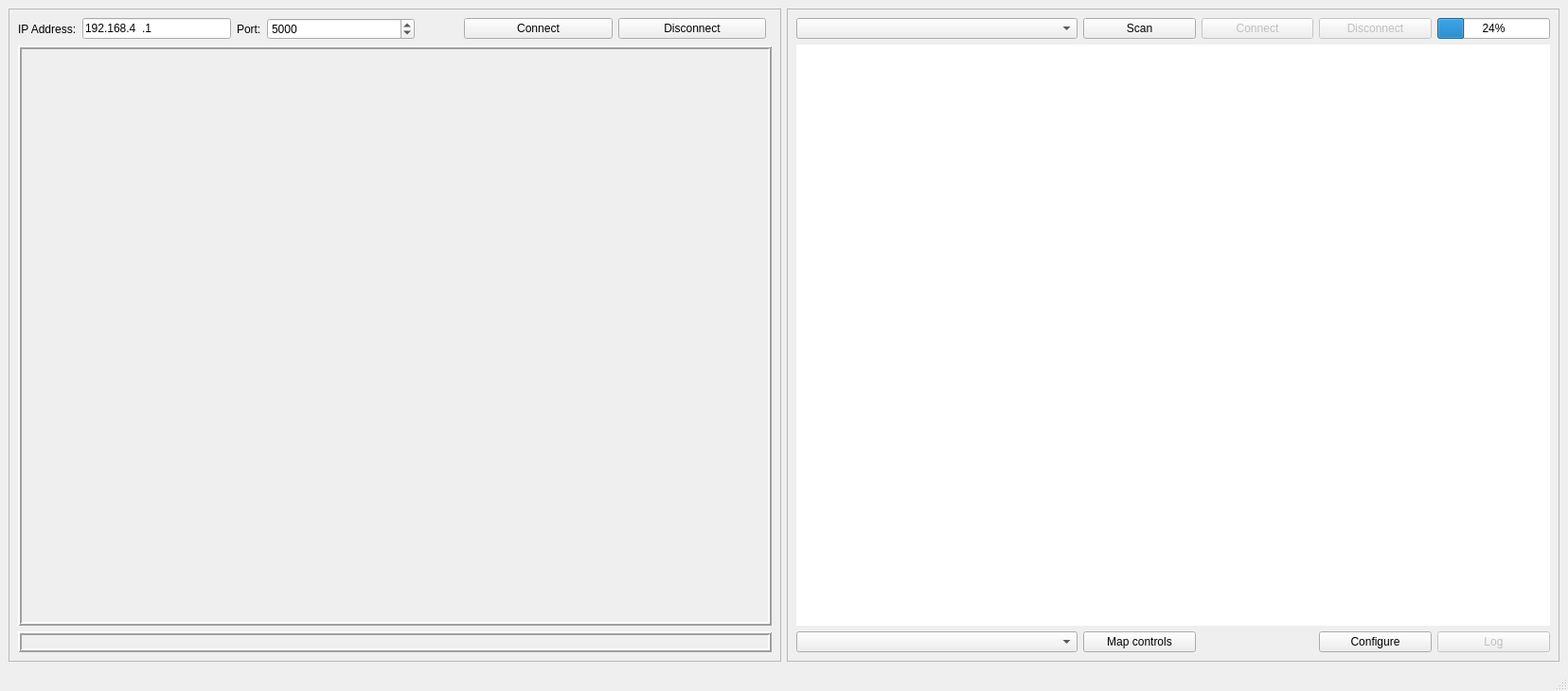
<?xml version="1.0" encoding="UTF-8"?>
<ui version="4.0">
 <class>MainWindow</class>
 <widget class="QMainWindow" name="MainWindow">
  <property name="geometry">
   <rect>
    <x>0</x>
    <y>0</y>
    <width>1656</width>
    <height>730</height>
   </rect>
  </property>
  <property name="windowTitle">
   <string>MainWindow</string>
  </property>
  <widget class="QWidget" name="centralwidget">
   <layout class="QGridLayout" name="gridLayout_3">
    <item row="0" column="0">
     <layout class="QGridLayout" name="gridLayout_4">
      <item row="0" column="0">
       <widget class="QFrame" name="frame">
        <property name="frameShape">
         <enum>QFrame::StyledPanel</enum>
        </property>
        <property name="frameShadow">
         <enum>QFrame::Raised</enum>
        </property>
        <layout class="QGridLayout" name="gridLayout_5">
         <item row="0" column="0">
          <layout class="QGridLayout" name="gridLayout">
           <item row="0" column="6">
            <widget class="QPushButton" name="disconnectWifiButton">
             <property name="sizePolicy">
              <sizepolicy hsizetype="Expanding" vsizetype="Fixed">
               <horstretch>1</horstretch>
               <verstretch>0</verstretch>
              </sizepolicy>
             </property>
             <property name="text">
              <string>Disconnect</string>
             </property>
            </widget>
           </item>
           <item row="0" column="2">
            <widget class="QLabel" name="portLabel">
             <property name="sizePolicy">
              <sizepolicy hsizetype="Minimum" vsizetype="Preferred">
               <horstretch>0</horstretch>
               <verstretch>0</verstretch>
              </sizepolicy>
             </property>
             <property name="text">
              <string>Port:</string>
             </property>
            </widget>
           </item>
           <item row="2" column="0" colspan="8">
            <widget class="QLabel" name="imageInfoLabel">
             <property name="sizePolicy">
              <sizepolicy hsizetype="Minimum" vsizetype="Minimum">
               <horstretch>0</horstretch>
               <verstretch>0</verstretch>
              </sizepolicy>
             </property>
             <property name="autoFillBackground">
              <bool>false</bool>
             </property>
             <property name="frameShape">
              <enum>QFrame::Box</enum>
             </property>
             <property name="frameShadow">
              <enum>QFrame::Raised</enum>
             </property>
             <property name="lineWidth">
              <number>2</number>
             </property>
             <property name="text">
              <string/>
             </property>
            </widget>
           </item>
           <item row="0" column="1">
            <widget class="QLineEdit" name="ipAddressLineEdit">
             <property name="sizePolicy">
              <sizepolicy hsizetype="Expanding" vsizetype="Fixed">
               <horstretch>1</horstretch>
               <verstretch>0</verstretch>
              </sizepolicy>
             </property>
             <property name="inputMask">
              <string>000.000.000.000</string>
             </property>
             <property name="text">
              <string>192.168.4.1</string>
             </property>
            </widget>
           </item>
           <item row="0" column="3">
            <widget class="QSpinBox" name="portSpinBox">
             <property name="sizePolicy">
              <sizepolicy hsizetype="Expanding" vsizetype="Minimum">
               <horstretch>1</horstretch>
               <verstretch>0</verstretch>
              </sizepolicy>
             </property>
             <property name="maximum">
              <number>65535</number>
             </property>
             <property name="value">
              <number>5000</number>
             </property>
            </widget>
           </item>
           <item row="0" column="4">
            <spacer name="horizontalSpacer_2">
             <property name="orientation">
              <enum>Qt::Horizontal</enum>
             </property>
             <property name="sizeHint" stdset="0">
              <size>
               <width>40</width>
               <height>20</height>
              </size>
             </property>
            </spacer>
           </item>
           <item row="0" column="5">
            <widget class="QPushButton" name="connectWifiButton">
             <property name="enabled">
              <bool>true</bool>
             </property>
             <property name="sizePolicy">
              <sizepolicy hsizetype="Expanding" vsizetype="Fixed">
               <horstretch>1</horstretch>
               <verstretch>0</verstretch>
              </sizepolicy>
             </property>
             <property name="text">
              <string>Connect</string>
             </property>
            </widget>
           </item>
           <item row="1" column="0" colspan="8">
            <widget class="QLabel" name="cameraLabel">
             <property name="sizePolicy">
              <sizepolicy hsizetype="Preferred" vsizetype="Preferred">
               <horstretch>0</horstretch>
               <verstretch>1</verstretch>
              </sizepolicy>
             </property>
             <property name="frameShape">
              <enum>QFrame::Box</enum>
             </property>
             <property name="frameShadow">
              <enum>QFrame::Raised</enum>
             </property>
             <property name="lineWidth">
              <number>2</number>
             </property>
             <property name="midLineWidth">
              <number>0</number>
             </property>
             <property name="text">
              <string/>
             </property>
             <property name="scaledContents">
              <bool>true</bool>
             </property>
            </widget>
           </item>
           <item row="0" column="0">
            <widget class="QLabel" name="ipAddressLabel">
             <property name="sizePolicy">
              <sizepolicy hsizetype="Minimum" vsizetype="Preferred">
               <horstretch>0</horstretch>
               <verstretch>0</verstretch>
              </sizepolicy>
             </property>
             <property name="text">
              <string>IP Address:</string>
             </property>
            </widget>
           </item>
          </layout>
         </item>
        </layout>
       </widget>
      </item>
      <item row="0" column="1">
       <widget class="QFrame" name="frame_2">
        <property name="frameShape">
         <enum>QFrame::StyledPanel</enum>
        </property>
        <property name="frameShadow">
         <enum>QFrame::Raised</enum>
        </property>
        <layout class="QGridLayout" name="gridLayout_6">
         <item row="0" column="0">
          <layout class="QGridLayout" name="gridLayout_2">
           <item row="0" column="2">
            <widget class="QPushButton" name="connectButton">
             <property name="enabled">
              <bool>false</bool>
             </property>
             <property name="sizePolicy">
              <sizepolicy hsizetype="Preferred" vsizetype="Fixed">
               <horstretch>2</horstretch>
               <verstretch>0</verstretch>
              </sizepolicy>
             </property>
             <property name="text">
              <string>Connect</string>
             </property>
            </widget>
           </item>
           <item row="4" column="3">
            <widget class="QPushButton" name="configLogButton">
             <property name="sizePolicy">
              <sizepolicy hsizetype="Preferred" vsizetype="Preferred">
               <horstretch>1</horstretch>
               <verstretch>0</verstretch>
              </sizepolicy>
             </property>
             <property name="text">
              <string>Configure</string>
             </property>
            </widget>
           </item>
           <item row="0" column="3">
            <widget class="QPushButton" name="disconnectButton">
             <property name="enabled">
              <bool>false</bool>
             </property>
             <property name="sizePolicy">
              <sizepolicy hsizetype="Preferred" vsizetype="Minimum">
               <horstretch>2</horstretch>
               <verstretch>0</verstretch>
              </sizepolicy>
             </property>
             <property name="text">
              <string>Disconnect</string>
             </property>
            </widget>
           </item>
           <item row="0" column="4">
            <widget class="QProgressBar" name="batteryLevelBar">
             <property name="sizePolicy">
              <sizepolicy hsizetype="Preferred" vsizetype="Minimum">
               <horstretch>2</horstretch>
               <verstretch>0</verstretch>
              </sizepolicy>
             </property>
             <property name="value">
              <number>24</number>
             </property>
            </widget>
           </item>
           <item row="4" column="4">
            <widget class="QPushButton" name="loggingButton">
             <property name="enabled">
              <bool>false</bool>
             </property>
             <property name="sizePolicy">
              <sizepolicy hsizetype="Preferred" vsizetype="Preferred">
               <horstretch>1</horstretch>
               <verstretch>0</verstretch>
              </sizepolicy>
             </property>
             <property name="text">
              <string>Log</string>
             </property>
            </widget>
           </item>
           <item row="0" column="1">
            <widget class="QPushButton" name="scanButton">
             <property name="sizePolicy">
              <sizepolicy hsizetype="Preferred" vsizetype="Minimum">
               <horstretch>2</horstretch>
               <verstretch>0</verstretch>
              </sizepolicy>
             </property>
             <property name="text">
              <string>Scan</string>
             </property>
            </widget>
           </item>
           <item row="0" column="0">
            <widget class="QComboBox" name="selectDeviceBox">
             <property name="sizePolicy">
              <sizepolicy hsizetype="Expanding" vsizetype="Minimum">
               <horstretch>5</horstretch>
               <verstretch>0</verstretch>
              </sizepolicy>
             </property>
            </widget>
           </item>
           <item row="3" column="0" colspan="5">
            <widget class="PlotWidget" name="logDataPlot">
             <property name="sizePolicy">
              <sizepolicy hsizetype="Expanding" vsizetype="Expanding">
               <horstretch>1</horstretch>
               <verstretch>0</verstretch>
              </sizepolicy>
             </property>
             <property name="frameShape">
              <enum>QFrame::NoFrame</enum>
             </property>
             <property name="frameShadow">
              <enum>QFrame::Plain</enum>
             </property>
             <property name="lineWidth">
              <number>1</number>
             </property>
             <property name="midLineWidth">
              <number>0</number>
             </property>
             <property name="sceneRect">
              <rectf>
               <x>0.000000000000000</x>
               <y>0.000000000000000</y>
               <width>0.000000000000000</width>
               <height>0.000000000000000</height>
              </rectf>
             </property>
            </widget>
           </item>
           <item row="4" column="0">
            <widget class="QComboBox" name="controllerComboBox"/>
           </item>
           <item row="4" column="1">
            <widget class="QPushButton" name="mapControlsButton">
             <property name="text">
              <string>Map controls</string>
             </property>
            </widget>
           </item>
          </layout>
         </item>
        </layout>
       </widget>
      </item>
     </layout>
    </item>
   </layout>
  </widget>
  <widget class="QMenuBar" name="menubar">
   <property name="geometry">
    <rect>
     <x>0</x>
     <y>0</y>
     <width>1656</width>
     <height>24</height>
    </rect>
   </property>
  </widget>
  <widget class="QStatusBar" name="statusbar"/>
 </widget>
 <customwidgets>
  <customwidget>
   <class>PlotWidget</class>
   <extends>QGraphicsView</extends>
   <header>pyqtgraph.h</header>
  </customwidget>
 </customwidgets>
 <resources/>
 <connections/>
</ui>
